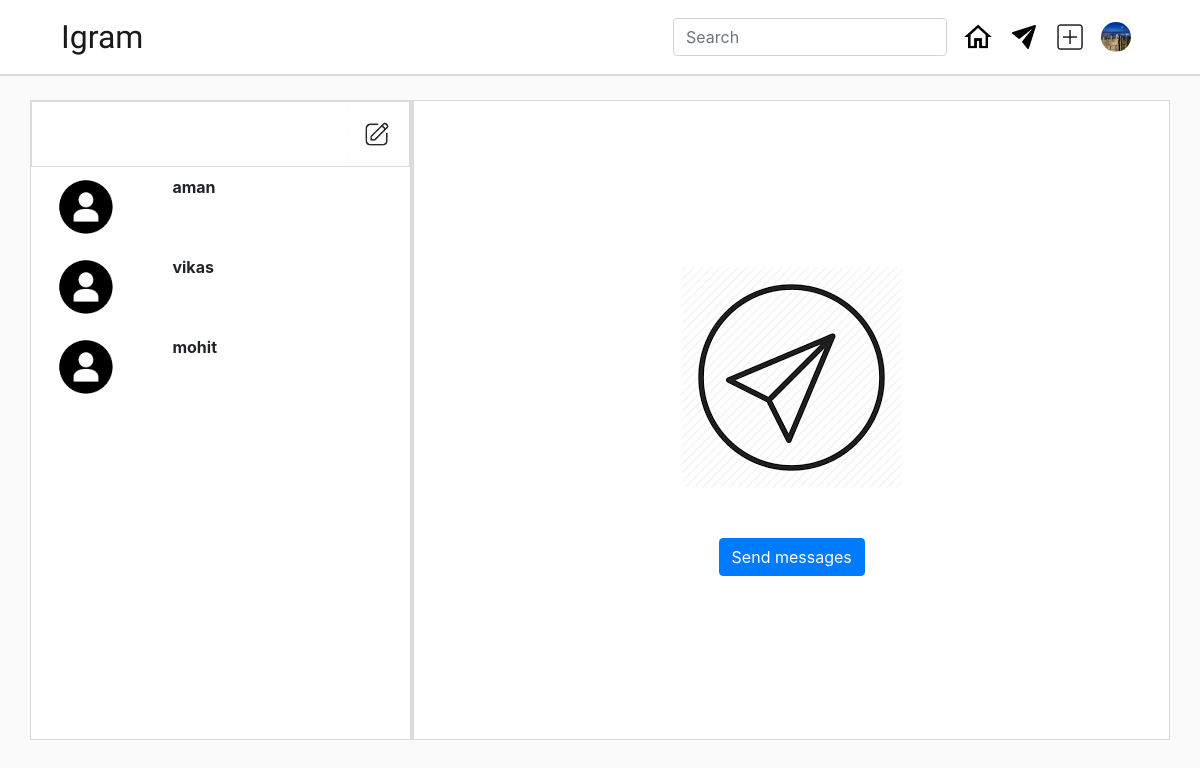
The app's page /inbox/ (signed in) with its own data.
### home/models.py (models this page shows)
class User(AbstractUser):
    profileImage=models.ImageField(upload_to=profile_upload_location,default='Default-Profile-Picture-Download-PNG-Image.png')
    discription=models.TextField(blank=True,null=True,max_length=100)

### chat/models.py (models this page shows, shortened)
class Thread(models.Model):
    first        = models.ForeignKey(User, on_delete=models.CASCADE, related_name='chat_thread_first')
    second       = models.ForeignKey(User, on_delete=models.CASCADE, related_name='chat_thread_second')
    updated      = models.DateTimeField(auto_now=True)
    timestamp    = models.DateTimeField(auto_now_add=True)
    objects      = ThreadManager()

### chat/views.py (the view)
# urls.py: path('',views.inbox,name='inbox'),
def inbox(request):
    qs=Thread.objects.by_user(request.user)
    try:
        follow_=Follow.objects.get(user=request.user)
    except Follow.DoesNotExist:
        follow_=Follow.objects.create(user=request.user)
    param={'qs':qs,'following':follow_}
    return render(request,'chat/inbox.html',param)

### chat/models.py (called while the page is built)
    def by_user(self, user):
        qlookup = Q(first=user) | Q(second=user)
        qlookup2 = Q(first=user) & Q(second=user)
        qs = self.get_queryset().filter(qlookup).exclude(qlookup2).distinct()
        return qs

### templates/chat/inbox.html (shortened to what this page needs)
{% extends 'base.html' %}
{% load static %}
{% block inboxActive %}{% static 'img/message-logo-active.png' %} {% endblock inboxActive %}
{% block body %}
<div class="container my-4" style="background-color: rgb(255, 255, 255);height:80vh;">
    <div class="row" style="height: 100%;border: 1px solid rgb(219, 219, 219);"" >
    <div class="col-md-4  " style="background-color: rgb(255, 255, 255);height: 100%;overflow-y: auto;" >
        <div class="row hover-not" style="border: 1px solid rgb(219, 219, 219);">
            <img class="chat-img ml-auto my-0 hover-effect" data-toggle="modal" data-target="#SendMessageModal" src={% static 'img/create-chat.png' %} alt="">
        </div>
        <div class="hover-inbox">
        {% for chat in qs %}
        {% if request.user.username == chat.first.username %}
        <a href={% url 'chatBox' chat.second.username %} style="text-decoration:none; color: inherit;">
        <div class="row py-2 ">
            <div class="col-4">
                <img src='{{chat.second.profileImage.url}}' class="chat-img mx-2 rounded-circle" alt="">
            </div>
            <div class="col">
                <b>{{chat.second.username}}</b>
            </div>
        </div>
    </a>
            {% endif %}
        {% endfor %}
    </div>
    </div>
    <div class="col-md-8 d-flex flex-column " style="background-color: inherit;height: 100%;border-left: 4px solid rgb(219, 219, 219);">
        {% block chatBox %}
        <div class="container" id="inbox-chat-empty">
            <img class='mb-7 pb-5' src={% static 'img/empty-dm-image.png' %} alt="" style="background-color: inherit;">
            <button type="button" class="btn btn-primary" data-toggle="modal" data-target="#SendMessageModal">
                Send messages
              </button>
        </div>
        {% endblock chatBox %}
    </div>
</div>
</div>
{% endblock body %}

### templates/base.html (shortened to what this page needs)
<!doctype html>
<html lang="en">
<head>
  <link rel="stylesheet" href="https://maxcdn.bootstrapcdn.com/bootstrap/4.0.0/css/bootstrap.min.css"
>
</head>
<body>
  {% load static %}
  <div class="container-fluid" style="background-color: rgb(255,255,255);border-bottom: 2px solid rgb(219,219,219);">
  <div class="container py-0 my-0">
    <nav class="navbar navbar-expand-lg navbar-light bg-white">
      <a class="navbar-brand" style="font-family: 'Grand Hotel', cursive;" href="#">Igram</a>
      <div class="collapse navbar-collapse" id="navbarSupportedContent">
        <form class="form-inline ml-auto my-2 my-lg-0 ">
          <input id="searchUser" class="form-control mr-sm-2 " type="search" placeholder="Search" aria-label="Search"
           onkeyup="search()" data-container="body" data-toggle="popover" data-html="true" data-trigger="focus"
            data-placement="bottom" data-content="" autocomplete="off">
        </form>
        <a href={% url 'home' %}>
          <img class="img-logo mx-2" src={% block homeActive %}{% static 'img/home.png' %}{% endblock homeActive %} alt="">
        </a>
        <a href={% url 'inbox' %}>
        <img class="img-logo mx-2" src={% block inboxActive %}{% static 'img/message-logo.png' %}{% endblock inboxActive %} alt="">
        <a href="#" role="button" data-toggle="modal" data-target="#exampleModalCenter">
          <img class="img-logo mx-2" src={% block postLogoActive %}{% static 'img/post-logo.png' %}{% endblock postLogoActive %} alt="">
        </a>
        <div class="nav-item dropdown">
          <a href="#" id="navbarDropdown" role="button" data-toggle="dropdown" aria-haspopup="true"
            aria-expanded="false">
            {% if request.user.profileImage %}
            <img class="img-logo mx-2 " src="{{request.user.profileImage.url}}" alt="" style="border-radius: 100%;">
            {% else %}
            <img class="img-logo mx-2" src="static/img/profile.png" alt="">
            {% endif %}
          </a>
        </div>
      </div>
    </nav>
  </div>
</div>
  {% block body %} {% endblock body %}
</body>
</html>

### templates/base.html (style rules this page uses)
.navbar-brand { font-size: 2rem !important; }
.img-logo { height: 30px; width: 30px; }
body { background: rgb(250, 250, 250); }

### templates/chat/inbox.html (style rules this page uses)
.chat-img { height: 4rem; width: 4rem; }
#inbox-chat-empty { display: flex; align-items: center; flex-direction: column; justify-content: center; height: 100% ; }

### records on screen
User: user.profileImage (picture)
Thread: second.profileImage (placeholder picture), second.username "aman"
Thread: second.profileImage (placeholder picture), second.username "vikas"
Thread: second.profileImage (placeholder picture), second.username "mohit"
